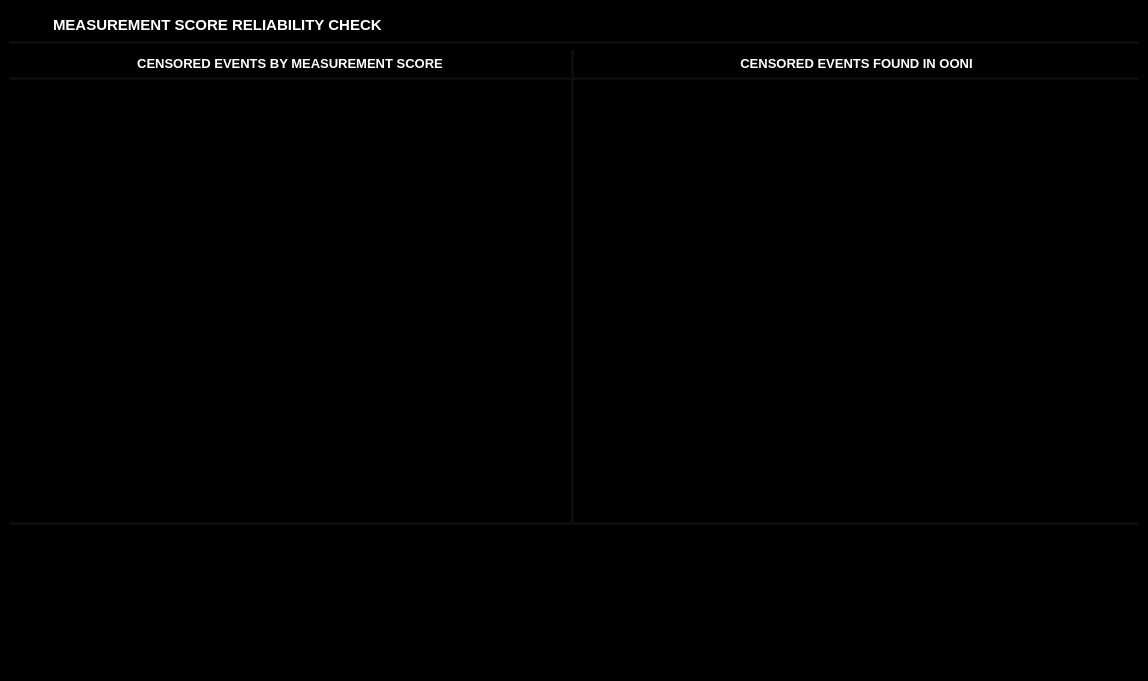
<?xml version="1.0" encoding="UTF-8"?>
<ui version="4.0">
 <class>MainWindow</class>
 <widget class="QMainWindow" name="MainWindow">
  <property name="geometry">
   <rect>
    <x>0</x>
    <y>0</y>
    <width>1148</width>
    <height>681</height>
   </rect>
  </property>
  <property name="windowTitle">
   <string>MainWindow</string>
  </property>
  <property name="styleSheet">
   <string notr="true">background-color: black;
color: white;
Border: 0.5px solid white;

          </string>
  </property>
  <widget class="QWidget" name="centralwidget">
   <property name="styleSheet">
    <string notr="true">*{Border:0px}
QScrollBar:sub-page:vertical{background-color: #000000}
QScrollBar:add-page:vertical{background-color: #000000}
QScrollBar{background-color: #000000}
QScrollBar:sub-page:vertical{background-color: #000000} QScrollBar:add-page:vertical{background-color: #000000} QScrollBar{background-color: #000000}
QScrollBar::add-line:vertical { background-color: transparent}
QScrollBar::sub-line:vertical { background-color: transparent}
QScrollBar::handle:vertical {background-color: rgba(80, 80, 122, .25);}
QPushButton{color: gray}
QPushButton:hover{color: white}

QScrollBar:sub-page:horizontal{background-color: #000000}
QScrollBar:add-page:horizontal{background-color: #000000}
QScrollBar{background-color: #000000}
QScrollBar:sub-page:horizontal{background-color: #000000} QScrollBar:add-page:horizontal{background-color: #000000} QScrollBar{background-color: #000000}
QScrollBar::add-line:horizontal { background-color: transparent}
QScrollBar::sub-line:horizontal { background-color: transparent}
QScrollBar::handle:horizontal{background-color: rgba(80, 80, 122, .2);}

</string>
   </property>
   <layout class="QVBoxLayout" name="verticalLayout">
    <item>
     <widget class="QFrame" name="frame_2">
      <property name="maximumSize">
       <size>
        <width>16777215</width>
        <height>35</height>
       </size>
      </property>
      <property name="frameShape">
       <enum>QFrame::StyledPanel</enum>
      </property>
      <property name="frameShadow">
       <enum>QFrame::Raised</enum>
      </property>
      <layout class="QHBoxLayout" name="horizontalLayout">
       <property name="spacing">
        <number>0</number>
       </property>
       <property name="leftMargin">
        <number>0</number>
       </property>
       <property name="topMargin">
        <number>0</number>
       </property>
       <property name="rightMargin">
        <number>0</number>
       </property>
       <property name="bottomMargin">
        <number>0</number>
       </property>
       <item>
        <widget class="QPushButton" name="pushButton">
         <property name="sizePolicy">
          <sizepolicy hsizetype="Preferred" vsizetype="Preferred">
           <horstretch>0</horstretch>
           <verstretch>0</verstretch>
          </sizepolicy>
         </property>
         <property name="minimumSize">
          <size>
           <width>0</width>
           <height>0</height>
          </size>
         </property>
         <property name="maximumSize">
          <size>
           <width>40</width>
           <height>16777215</height>
          </size>
         </property>
         <property name="styleSheet">
          <string notr="true">Border-Bottom: 3px solid rgba(255,255,255,0.05);
</string>
         </property>
         <property name="text">
          <string/>
         </property>
         <property name="icon">
          <iconset>
           <normaloff>icons/process2.svg</normaloff>icons/process2.svg</iconset>
         </property>
         <property name="iconSize">
          <size>
           <width>23</width>
           <height>23</height>
          </size>
         </property>
        </widget>
       </item>
       <item>
        <widget class="QLabel" name="label">
         <property name="maximumSize">
          <size>
           <width>16777215</width>
           <height>16777215</height>
          </size>
         </property>
         <property name="font">
          <font>
           <pointsize>11</pointsize>
           <weight>75</weight>
           <bold>true</bold>
          </font>
         </property>
         <property name="styleSheet">
          <string notr="true">Border-Bottom: 3px solid rgba(255,255,255,0.05);
</string>
         </property>
         <property name="text">
          <string>MEASUREMENT SCORE RELIABILITY CHECK</string>
         </property>
        </widget>
       </item>
      </layout>
     </widget>
    </item>
    <item>
     <widget class="QFrame" name="frame">
      <property name="frameShape">
       <enum>QFrame::StyledPanel</enum>
      </property>
      <property name="frameShadow">
       <enum>QFrame::Raised</enum>
      </property>
      <layout class="QVBoxLayout" name="verticalLayout_2">
       <property name="spacing">
        <number>0</number>
       </property>
       <property name="leftMargin">
        <number>0</number>
       </property>
       <property name="topMargin">
        <number>0</number>
       </property>
       <property name="rightMargin">
        <number>0</number>
       </property>
       <property name="bottomMargin">
        <number>0</number>
       </property>
       <item>
        <widget class="QFrame" name="frame_3">
         <property name="frameShape">
          <enum>QFrame::StyledPanel</enum>
         </property>
         <property name="frameShadow">
          <enum>QFrame::Raised</enum>
         </property>
         <layout class="QHBoxLayout" name="horizontalLayout_2">
          <property name="spacing">
           <number>0</number>
          </property>
          <property name="leftMargin">
           <number>0</number>
          </property>
          <property name="topMargin">
           <number>0</number>
          </property>
          <property name="rightMargin">
           <number>0</number>
          </property>
          <property name="bottomMargin">
           <number>0</number>
          </property>
          <item>
           <widget class="QFrame" name="frame_5">
            <property name="styleSheet">
             <string notr="true">Border-Right: 3px solid rgba(255,255,255,0.05);
</string>
            </property>
            <property name="frameShape">
             <enum>QFrame::StyledPanel</enum>
            </property>
            <property name="frameShadow">
             <enum>QFrame::Raised</enum>
            </property>
            <layout class="QVBoxLayout" name="verticalLayout_3">
             <property name="spacing">
              <number>0</number>
             </property>
             <property name="leftMargin">
              <number>0</number>
             </property>
             <property name="topMargin">
              <number>0</number>
             </property>
             <property name="rightMargin">
              <number>0</number>
             </property>
             <property name="bottomMargin">
              <number>0</number>
             </property>
             <item>
              <widget class="QLabel" name="label_2">
               <property name="maximumSize">
                <size>
                 <width>16777215</width>
                 <height>30</height>
                </size>
               </property>
               <property name="font">
                <font>
                 <pointsize>10</pointsize>
                 <weight>75</weight>
                 <bold>true</bold>
                </font>
               </property>
               <property name="styleSheet">
                <string notr="true">Border-Right: 0px;
Border-Bottom: 3px solid rgba(255,255,255,0.05);
</string>
               </property>
               <property name="text">
                <string>CENSORED EVENTS BY MEASUREMENT SCORE</string>
               </property>
               <property name="alignment">
                <set>Qt::AlignCenter</set>
               </property>
              </widget>
             </item>
             <item>
              <widget class="QFrame" name="frame_7">
               <property name="styleSheet">
                <string notr="true">Border-Right: 0px;</string>
               </property>
               <property name="frameShape">
                <enum>QFrame::StyledPanel</enum>
               </property>
               <property name="frameShadow">
                <enum>QFrame::Raised</enum>
               </property>
               <layout class="QVBoxLayout" name="verticalLayout_6">
                <property name="spacing">
                 <number>0</number>
                </property>
                <property name="leftMargin">
                 <number>0</number>
                </property>
                <property name="topMargin">
                 <number>0</number>
                </property>
                <property name="rightMargin">
                 <number>0</number>
                </property>
                <property name="bottomMargin">
                 <number>0</number>
                </property>
                <item>
                 <widget class="QScrollArea" name="scrollArea">
                  <property name="sizePolicy">
                   <sizepolicy hsizetype="Preferred" vsizetype="Preferred">
                    <horstretch>0</horstretch>
                    <verstretch>0</verstretch>
                   </sizepolicy>
                  </property>
                  <property name="widgetResizable">
                   <bool>true</bool>
                  </property>
                  <widget class="QWidget" name="scrollAreaWidgetContents">
                   <property name="geometry">
                    <rect>
                     <x>0</x>
                     <y>0</y>
                     <width>562</width>
                     <height>442</height>
                    </rect>
                   </property>
                   <layout class="QVBoxLayout" name="verticalLayout_8">
                    <item alignment="Qt::AlignTop">
                     <widget class="QFrame" name="frame_9">
                      <property name="minimumSize">
                       <size>
                        <width>0</width>
                        <height>30</height>
                       </size>
                      </property>
                      <property name="maximumSize">
                       <size>
                        <width>16777215</width>
                        <height>16777215</height>
                       </size>
                      </property>
                      <property name="frameShape">
                       <enum>QFrame::StyledPanel</enum>
                      </property>
                      <property name="frameShadow">
                       <enum>QFrame::Raised</enum>
                      </property>
                     </widget>
                    </item>
                   </layout>
                  </widget>
                 </widget>
                </item>
               </layout>
              </widget>
             </item>
            </layout>
           </widget>
          </item>
          <item>
           <widget class="QFrame" name="frame_6">
            <property name="frameShape">
             <enum>QFrame::StyledPanel</enum>
            </property>
            <property name="frameShadow">
             <enum>QFrame::Raised</enum>
            </property>
            <layout class="QVBoxLayout" name="verticalLayout_4">
             <property name="spacing">
              <number>0</number>
             </property>
             <property name="leftMargin">
              <number>0</number>
             </property>
             <property name="topMargin">
              <number>0</number>
             </property>
             <property name="rightMargin">
              <number>0</number>
             </property>
             <property name="bottomMargin">
              <number>0</number>
             </property>
             <item>
              <widget class="QLabel" name="label_3">
               <property name="maximumSize">
                <size>
                 <width>16777215</width>
                 <height>30</height>
                </size>
               </property>
               <property name="font">
                <font>
                 <pointsize>10</pointsize>
                 <weight>75</weight>
                 <bold>true</bold>
                </font>
               </property>
               <property name="styleSheet">
                <string notr="true">Border-Bottom: 3px solid rgba(255,255,255,0.05);
</string>
               </property>
               <property name="text">
                <string>CENSORED EVENTS FOUND IN OONI</string>
               </property>
               <property name="alignment">
                <set>Qt::AlignCenter</set>
               </property>
              </widget>
             </item>
             <item>
              <widget class="QFrame" name="frame_8">
               <property name="frameShape">
                <enum>QFrame::StyledPanel</enum>
               </property>
               <property name="frameShadow">
                <enum>QFrame::Raised</enum>
               </property>
               <layout class="QVBoxLayout" name="verticalLayout_7">
                <property name="spacing">
                 <number>0</number>
                </property>
                <property name="leftMargin">
                 <number>0</number>
                </property>
                <property name="topMargin">
                 <number>0</number>
                </property>
                <property name="rightMargin">
                 <number>0</number>
                </property>
                <property name="bottomMargin">
                 <number>0</number>
                </property>
                <item>
                 <widget class="QScrollArea" name="scrollArea_2">
                  <property name="sizePolicy">
                   <sizepolicy hsizetype="Preferred" vsizetype="Preferred">
                    <horstretch>0</horstretch>
                    <verstretch>0</verstretch>
                   </sizepolicy>
                  </property>
                  <property name="widgetResizable">
                   <bool>true</bool>
                  </property>
                  <widget class="QWidget" name="scrollAreaWidgetContents_2">
                   <property name="geometry">
                    <rect>
                     <x>0</x>
                     <y>0</y>
                     <width>565</width>
                     <height>442</height>
                    </rect>
                   </property>
                   <layout class="QVBoxLayout" name="verticalLayout_9">
                    <item alignment="Qt::AlignTop">
                     <widget class="QFrame" name="frame_10">
                      <property name="minimumSize">
                       <size>
                        <width>0</width>
                        <height>30</height>
                       </size>
                      </property>
                      <property name="frameShape">
                       <enum>QFrame::StyledPanel</enum>
                      </property>
                      <property name="frameShadow">
                       <enum>QFrame::Raised</enum>
                      </property>
                     </widget>
                    </item>
                   </layout>
                  </widget>
                 </widget>
                </item>
               </layout>
              </widget>
             </item>
            </layout>
           </widget>
          </item>
         </layout>
        </widget>
       </item>
       <item>
        <widget class="QFrame" name="frame_4">
         <property name="maximumSize">
          <size>
           <width>16777215</width>
           <height>150</height>
          </size>
         </property>
         <property name="styleSheet">
          <string notr="true">Border-Top: 3px solid rgba(255,255,255,0.05);
</string>
         </property>
         <property name="frameShape">
          <enum>QFrame::StyledPanel</enum>
         </property>
         <property name="frameShadow">
          <enum>QFrame::Raised</enum>
         </property>
         <layout class="QVBoxLayout" name="verticalLayout_5">
          <item>
           <widget class="QLabel" name="label_4">
            <property name="styleSheet">
             <string notr="true">Border-Top: 0px;</string>
            </property>
            <property name="text">
             <string/>
            </property>
           </widget>
          </item>
         </layout>
        </widget>
       </item>
      </layout>
     </widget>
    </item>
   </layout>
  </widget>
 </widget>
 <resources/>
 <connections/>
</ui>
